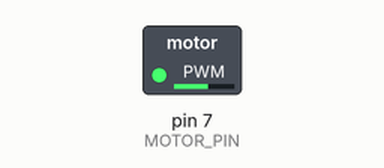
This sketch was run on a simulated Arduino Uno, built with avr-gcc and run on an emulated ATmega328P. On the bench: switched loads named in the sketch (green lamp = pin HIGH).

Above: at 0.1 s.
Timing chart, 0 to 1.6 s (numbered marks = the images above):
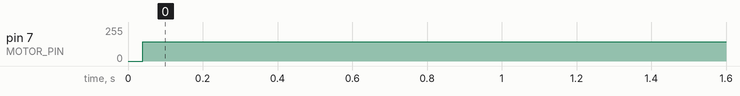

The sketch:

motor.ino
```cpp
int MOTOR_PIN = 7;
void setup() {
  pinMode(MOTOR_PIN, OUTPUT);


}

void loop() {
  digitalWrite(MOTOR_PIN, LOW);
  delay(0);
  digitalWrite(MOTOR_PIN, HIGH);
  delay(0);
}
```

Measured:
- by itself, pin 7 (MOTOR_PIN): 0/255 → 144/255 at 0.04 s
